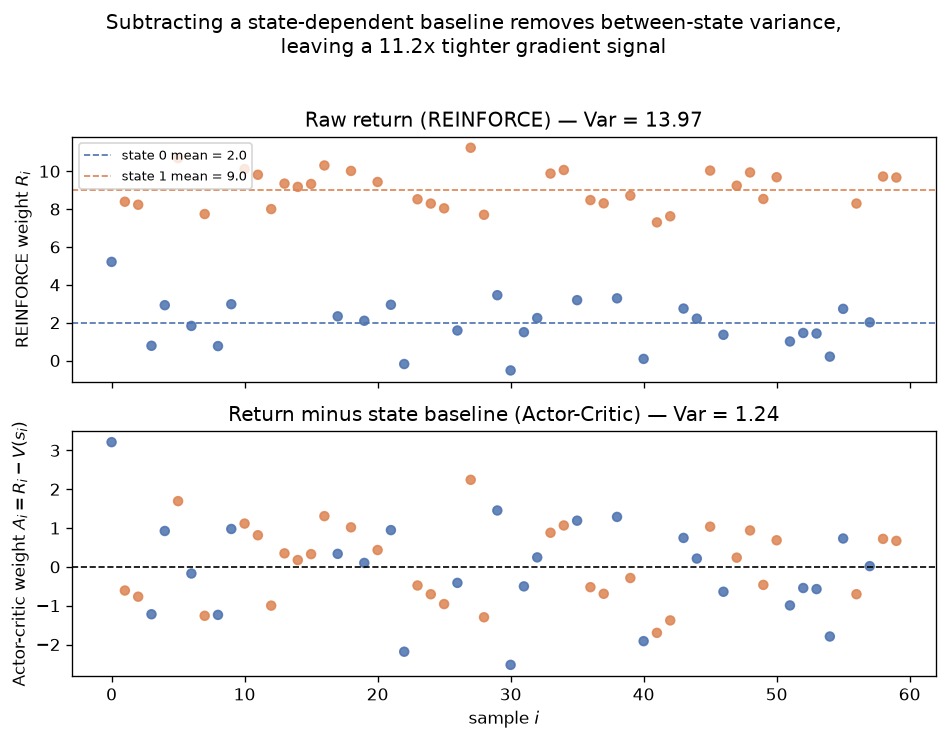

Python code for this plot:
"""
Phase 11 consolidation — Connection 1: why does an actor-critic baseline
reduce policy-gradient variance without biasing it?

Two "states" produce very different typical returns (a stand-in for two very
different starting situations in an environment). REINFORCE's raw-return
weight R_i mixes both distributions together, so its spread is dominated by
*which state you happened to start in*, not by whether the action taken was
actually good. Subtracting a state-dependent baseline (exactly what a critic
V(s) learns to estimate) removes that between-state variance and leaves only
the local, action-relevant signal.
"""
import numpy as np
import matplotlib.pyplot as plt

rng = np.random.default_rng(42)

n = 60
mu0, mu1 = 2.0, 9.0   # true expected return of state 0 vs state 1
sigma = 1.5           # within-state noise (the part that's actually informative)

states = rng.integers(0, 2, size=n)                 # 0 or 1, ~half each
true_mean = np.where(states == 0, mu0, mu1)
returns = true_mean + rng.normal(0, sigma, size=n)   # R_i: the REINFORCE weight

baseline = true_mean                                  # V(s): a perfect critic's baseline
advantage = returns - baseline                         # A_i: the actor-critic weight

var_R, var_A = returns.var(), advantage.var()

fig, axes = plt.subplots(2, 1, figsize=(8, 6), sharex=True)

colors = np.where(states == 0, "#4C72B0", "#DD8452")
axes[0].scatter(np.arange(n), returns, c=colors, s=28, alpha=0.85)
axes[0].axhline(mu0, color="#4C72B0", ls="--", lw=1, label=f"state 0 mean = {mu0}")
axes[0].axhline(mu1, color="#DD8452", ls="--", lw=1, label=f"state 1 mean = {mu1}")
axes[0].set_ylabel("REINFORCE weight $R_i$")
axes[0].set_title(f"Raw return (REINFORCE) — Var = {var_R:.2f}")
axes[0].legend(loc="upper left", fontsize=8)

axes[1].scatter(np.arange(n), advantage, c=colors, s=28, alpha=0.85)
axes[1].axhline(0.0, color="black", ls="--", lw=1)
axes[1].set_ylabel("Actor-critic weight $A_i = R_i - V(s_i)$")
axes[1].set_xlabel("sample $i$")
axes[1].set_title(f"Return minus state baseline (Actor-Critic) — Var = {var_A:.2f}")

fig.suptitle("Subtracting a state-dependent baseline removes between-state variance,\n"
             f"leaving a {var_R / var_A:.1f}x tighter gradient signal", y=1.02)
fig.tight_layout()
fig.savefig("graph_DAY_113.png", dpi=120, bbox_inches="tight")
print(f"Var(R) = {var_R:.3f}   Var(A) = {var_A:.3f}   ratio = {var_R/var_A:.2f}x")
